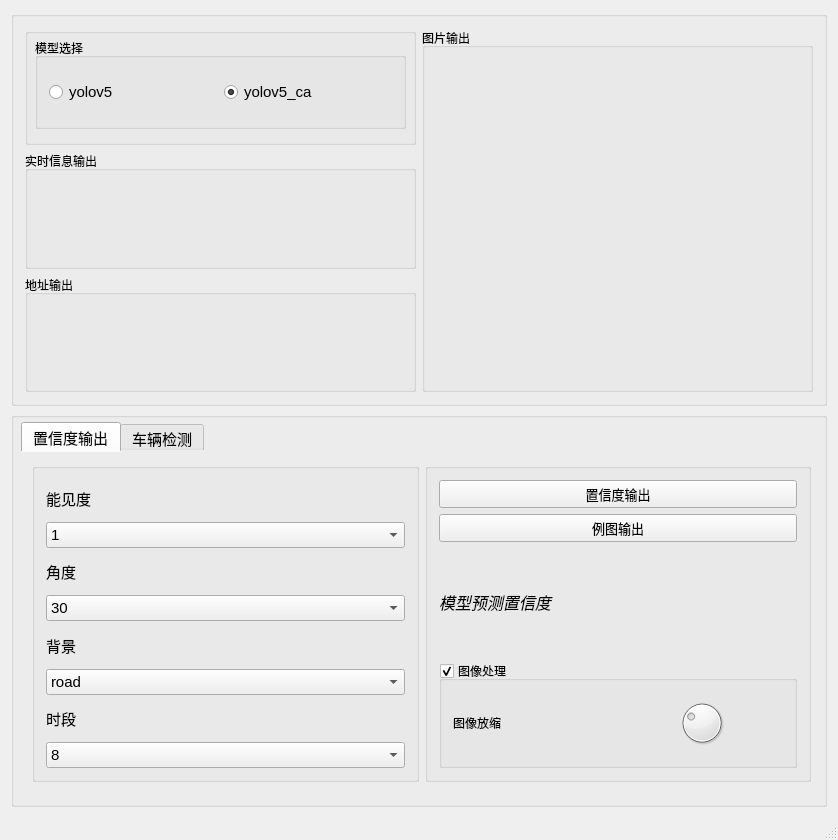
<?xml version="1.0" encoding="UTF-8"?>
<ui version="4.0">
 <class>MainWindow</class>
 <widget class="QMainWindow" name="MainWindow">
  <property name="geometry">
   <rect>
    <x>0</x>
    <y>0</y>
    <width>838</width>
    <height>840</height>
   </rect>
  </property>
  <property name="windowTitle">
   <string>MainWindow</string>
  </property>
  <widget class="QWidget" name="centralWidget">
   <layout class="QVBoxLayout" name="verticalLayout">
    <item>
     <widget class="QGroupBox" name="groupBox">
      <property name="title">
       <string/>
      </property>
      <property name="checkable">
       <bool>false</bool>
      </property>
      <layout class="QGridLayout" name="gridLayout">
       <item row="0" column="1" rowspan="3">
        <widget class="QGroupBox" name="groupBox_5">
         <property name="title">
          <string>图片输出</string>
         </property>
         <widget class="QLabel" name="pic_label1">
          <property name="geometry">
           <rect>
            <x>30</x>
            <y>30</y>
            <width>341</width>
            <height>311</height>
           </rect>
          </property>
          <property name="text">
           <string/>
          </property>
         </widget>
        </widget>
       </item>
       <item row="2" column="0">
        <widget class="QGroupBox" name="groupBox_3">
         <property name="title">
          <string>地址输出</string>
         </property>
         <widget class="QLabel" name="label_2">
          <property name="geometry">
           <rect>
            <x>10</x>
            <y>20</y>
            <width>361</width>
            <height>81</height>
           </rect>
          </property>
          <property name="text">
           <string/>
          </property>
          <property name="wordWrap">
           <bool>true</bool>
          </property>
         </widget>
        </widget>
       </item>
       <item row="1" column="0">
        <widget class="QGroupBox" name="groupBox_4">
         <property name="title">
          <string>实时信息输出</string>
         </property>
         <widget class="QLabel" name="label">
          <property name="geometry">
           <rect>
            <x>10</x>
            <y>20</y>
            <width>371</width>
            <height>81</height>
           </rect>
          </property>
          <property name="font">
           <font>
            <family>Adobe 黑体 Std R</family>
            <pointsize>12</pointsize>
            <weight>75</weight>
            <bold>true</bold>
           </font>
          </property>
          <property name="text">
           <string/>
          </property>
         </widget>
        </widget>
       </item>
       <item row="0" column="0">
        <widget class="QGroupBox" name="groupBox_6">
         <property name="title">
          <string/>
         </property>
         <widget class="QGroupBox" name="groupBox_11">
          <property name="geometry">
           <rect>
            <x>10</x>
            <y>10</y>
            <width>371</width>
            <height>91</height>
           </rect>
          </property>
          <property name="title">
           <string>模型选择</string>
          </property>
          <layout class="QHBoxLayout" name="horizontalLayout_3">
           <item>
            <widget class="QRadioButton" name="radioButton_2">
             <property name="font">
              <font>
               <family>Arial</family>
               <pointsize>11</pointsize>
              </font>
             </property>
             <property name="text">
              <string>yolov5</string>
             </property>
            </widget>
           </item>
           <item>
            <widget class="QRadioButton" name="radioButton">
             <property name="font">
              <font>
               <family>Arial</family>
               <pointsize>11</pointsize>
              </font>
             </property>
             <property name="toolTipDuration">
              <number>-10</number>
             </property>
             <property name="text">
              <string>yolov5_ca</string>
             </property>
             <property name="checked">
              <bool>true</bool>
             </property>
            </widget>
           </item>
          </layout>
         </widget>
        </widget>
       </item>
      </layout>
     </widget>
    </item>
    <item>
     <widget class="QGroupBox" name="groupBox_2">
      <property name="font">
       <font>
        <pointsize>12</pointsize>
       </font>
      </property>
      <property name="title">
       <string/>
      </property>
      <widget class="QTabWidget" name="tabWidget">
       <property name="geometry">
        <rect>
         <x>10</x>
         <y>10</y>
         <width>801</width>
         <height>371</height>
        </rect>
       </property>
       <property name="font">
        <font>
         <pointsize>11</pointsize>
         <weight>50</weight>
         <bold>false</bold>
        </font>
       </property>
       <property name="focusPolicy">
        <enum>Qt::TabFocus</enum>
       </property>
       <property name="autoFillBackground">
        <bool>false</bool>
       </property>
       <property name="styleSheet">
        <string notr="true">QTabWidget:pane {border-top:0px solid #e8f3f9;background: transparent; }
</string>
       </property>
       <property name="tabShape">
        <enum>QTabWidget::Rounded</enum>
       </property>
       <property name="currentIndex">
        <number>0</number>
       </property>
       <property name="tabBarAutoHide">
        <bool>true</bool>
       </property>
       <widget class="QWidget" name="tab">
        <attribute name="title">
         <string>置信度输出</string>
        </attribute>
        <layout class="QHBoxLayout" name="horizontalLayout_2">
         <item>
          <widget class="QGroupBox" name="groupBox_9">
           <property name="title">
            <string/>
           </property>
           <layout class="QVBoxLayout" name="verticalLayout_4">
            <item>
             <widget class="QLabel" name="label_3">
              <property name="font">
               <font>
                <pointsize>11</pointsize>
                <weight>50</weight>
                <bold>false</bold>
               </font>
              </property>
              <property name="text">
               <string>能见度</string>
              </property>
             </widget>
            </item>
            <item>
             <widget class="QComboBox" name="comboBox_7">
              <property name="font">
               <font>
                <pointsize>11</pointsize>
                <weight>50</weight>
                <bold>false</bold>
               </font>
              </property>
              <item>
               <property name="text">
                <string>1</string>
               </property>
              </item>
              <item>
               <property name="text">
                <string>5</string>
               </property>
              </item>
              <item>
               <property name="text">
                <string>10</string>
               </property>
              </item>
              <item>
               <property name="text">
                <string>20</string>
               </property>
              </item>
             </widget>
            </item>
            <item>
             <widget class="QLabel" name="label_13">
              <property name="font">
               <font>
                <pointsize>11</pointsize>
                <weight>50</weight>
                <bold>false</bold>
               </font>
              </property>
              <property name="text">
               <string>角度</string>
              </property>
             </widget>
            </item>
            <item>
             <widget class="QComboBox" name="comboBox_8">
              <property name="font">
               <font>
                <pointsize>11</pointsize>
                <weight>50</weight>
                <bold>false</bold>
               </font>
              </property>
              <item>
               <property name="text">
                <string>30</string>
               </property>
              </item>
              <item>
               <property name="text">
                <string>60</string>
               </property>
              </item>
              <item>
               <property name="text">
                <string>90</string>
               </property>
              </item>
             </widget>
            </item>
            <item>
             <widget class="QLabel" name="label_14">
              <property name="font">
               <font>
                <pointsize>11</pointsize>
                <weight>50</weight>
                <bold>false</bold>
               </font>
              </property>
              <property name="text">
               <string>背景</string>
              </property>
             </widget>
            </item>
            <item>
             <widget class="QComboBox" name="comboBox_9">
              <property name="font">
               <font>
                <pointsize>11</pointsize>
                <weight>50</weight>
                <bold>false</bold>
               </font>
              </property>
              <item>
               <property name="text">
                <string>road</string>
               </property>
              </item>
              <item>
               <property name="text">
                <string>grass</string>
               </property>
              </item>
              <item>
               <property name="text">
                <string>forest</string>
               </property>
              </item>
              <item>
               <property name="text">
                <string>desert</string>
               </property>
              </item>
              <item>
               <property name="text">
                <string>snow</string>
               </property>
              </item>
             </widget>
            </item>
            <item>
             <widget class="QLabel" name="label_15">
              <property name="font">
               <font>
                <pointsize>11</pointsize>
                <weight>50</weight>
                <bold>false</bold>
               </font>
              </property>
              <property name="text">
               <string>时段</string>
              </property>
             </widget>
            </item>
            <item>
             <widget class="QComboBox" name="comboBox_10">
              <property name="font">
               <font>
                <pointsize>11</pointsize>
                <weight>50</weight>
                <bold>false</bold>
               </font>
              </property>
              <item>
               <property name="text">
                <string>8</string>
               </property>
              </item>
              <item>
               <property name="text">
                <string>12</string>
               </property>
              </item>
              <item>
               <property name="text">
                <string>16</string>
               </property>
              </item>
              <item>
               <property name="text">
                <string>20</string>
               </property>
              </item>
             </widget>
            </item>
           </layout>
          </widget>
         </item>
         <item>
          <widget class="QGroupBox" name="groupBox_10">
           <property name="title">
            <string/>
           </property>
           <property name="flat">
            <bool>false</bool>
           </property>
           <property name="checkable">
            <bool>false</bool>
           </property>
           <layout class="QGridLayout" name="gridLayout_4">
            <item row="3" column="0">
             <widget class="QGroupBox" name="groupBox_8">
              <property name="title">
               <string>图像处理</string>
              </property>
              <property name="checkable">
               <bool>true</bool>
              </property>
              <layout class="QGridLayout" name="gridLayout_2">
               <item row="1" column="1">
                <widget class="QDial" name="dial">
                 <property name="maximumSize">
                  <size>
                   <width>16777215</width>
                   <height>50</height>
                  </size>
                 </property>
                 <property name="value">
                  <number>30</number>
                 </property>
                </widget>
               </item>
               <item row="1" column="0">
                <widget class="QLabel" name="label_5">
                 <property name="text">
                  <string>图像放缩</string>
                 </property>
                </widget>
               </item>
              </layout>
             </widget>
            </item>
            <item row="1" column="0">
             <widget class="QPushButton" name="pushButton_2">
              <property name="font">
               <font>
                <pointsize>10</pointsize>
                <weight>50</weight>
                <bold>false</bold>
               </font>
              </property>
              <property name="text">
               <string>例图输出</string>
              </property>
             </widget>
            </item>
            <item row="0" column="0">
             <widget class="QPushButton" name="pushButton">
              <property name="font">
               <font>
                <pointsize>10</pointsize>
                <weight>50</weight>
                <bold>false</bold>
               </font>
              </property>
              <property name="text">
               <string>置信度输出</string>
              </property>
             </widget>
            </item>
            <item row="2" column="0">
             <widget class="QLabel" name="textlabel">
              <property name="font">
               <font>
                <pointsize>12</pointsize>
                <weight>50</weight>
                <italic>true</italic>
                <bold>false</bold>
               </font>
              </property>
              <property name="layoutDirection">
               <enum>Qt::LeftToRight</enum>
              </property>
              <property name="text">
               <string>模型预测置信度</string>
              </property>
             </widget>
            </item>
           </layout>
          </widget>
         </item>
        </layout>
       </widget>
       <widget class="QWidget" name="tab_2">
        <attribute name="title">
         <string>车辆检测</string>
        </attribute>
        <layout class="QHBoxLayout" name="horizontalLayout">
         <item>
          <widget class="QGroupBox" name="groupBox_7">
           <property name="title">
            <string/>
           </property>
           <layout class="QVBoxLayout" name="verticalLayout_2">
            <item>
             <widget class="QLabel" name="label_12">
              <property name="font">
               <font>
                <family>Adobe Devanagari</family>
                <pointsize>11</pointsize>
                <weight>50</weight>
                <bold>false</bold>
               </font>
              </property>
              <property name="text">
               <string>本地图片上传：</string>
              </property>
             </widget>
            </item>
            <item>
             <widget class="QPushButton" name="pushButton_4">
              <property name="font">
               <font>
                <pointsize>10</pointsize>
                <weight>50</weight>
                <bold>false</bold>
               </font>
              </property>
              <property name="text">
               <string>选择图片</string>
              </property>
             </widget>
            </item>
            <item>
             <widget class="QLabel" name="label_16">
              <property name="font">
               <font>
                <family>Adobe Devanagari</family>
                <pointsize>11</pointsize>
                <weight>50</weight>
                <bold>false</bold>
               </font>
              </property>
              <property name="text">
               <string>控制台输出：</string>
              </property>
             </widget>
            </item>
            <item>
             <widget class="QTextEdit" name="textEdit_2">
              <property name="font">
               <font>
                <family>Arial</family>
                <pointsize>11</pointsize>
               </font>
              </property>
             </widget>
            </item>
            <item>
             <widget class="QPushButton" name="pushButton_3">
              <property name="enabled">
               <bool>true</bool>
              </property>
              <property name="font">
               <font>
                <family>Adobe 宋体 Std L</family>
                <pointsize>11</pointsize>
                <weight>50</weight>
                <bold>false</bold>
               </font>
              </property>
              <property name="autoFillBackground">
               <bool>true</bool>
              </property>
              <property name="text">
               <string>检测车辆</string>
              </property>
             </widget>
            </item>
           </layout>
          </widget>
         </item>
         <item>
          <widget class="QGroupBox" name="groupBox_12">
           <property name="title">
            <string>图像处理</string>
           </property>
           <property name="checkable">
            <bool>true</bool>
           </property>
           <layout class="QVBoxLayout" name="verticalLayout_3">
            <item>
             <widget class="QPushButton" name="pushButton_5">
              <property name="text">
               <string>二值分割</string>
              </property>
             </widget>
            </item>
            <item>
             <widget class="QPushButton" name="pushButton_6">
              <property name="text">
               <string>阈值化0</string>
              </property>
             </widget>
            </item>
            <item>
             <widget class="QPushButton" name="pushButton_8">
              <property name="text">
               <string>图像平滑</string>
              </property>
             </widget>
            </item>
            <item>
             <widget class="QPushButton" name="pushButton_7">
              <property name="text">
               <string>直方图均衡</string>
              </property>
             </widget>
            </item>
            <item>
             <widget class="QPushButton" name="pushButton_9">
              <property name="text">
               <string>边缘检测</string>
              </property>
             </widget>
            </item>
           </layout>
          </widget>
         </item>
        </layout>
       </widget>
      </widget>
     </widget>
    </item>
   </layout>
  </widget>
  <widget class="QStatusBar" name="statusBar"/>
  <widget class="QMenuBar" name="menuBar">
   <property name="geometry">
    <rect>
     <x>0</x>
     <y>0</y>
     <width>838</width>
     <height>22</height>
    </rect>
   </property>
  </widget>
  <action name="actionTest">
   <property name="text">
    <string>Test</string>
   </property>
  </action>
  <action name="actionTest_2">
   <property name="checkable">
    <bool>true</bool>
   </property>
   <property name="checked">
    <bool>true</bool>
   </property>
   <property name="text">
    <string>Test</string>
   </property>
  </action>
  <action name="actionTest_3">
   <property name="checkable">
    <bool>true</bool>
   </property>
   <property name="text">
    <string>Test</string>
   </property>
  </action>
  <action name="actionTest3">
   <property name="text">
    <string>Test3</string>
   </property>
  </action>
  <action name="actionTest3_2">
   <property name="text">
    <string>Test3</string>
   </property>
  </action>
  <action name="actionLight">
   <property name="text">
    <string>Light</string>
   </property>
  </action>
  <action name="actionDark">
   <property name="text">
    <string>Dark</string>
   </property>
  </action>
 </widget>
 <layoutdefault spacing="6" margin="11"/>
 <resources/>
 <connections/>
</ui>
